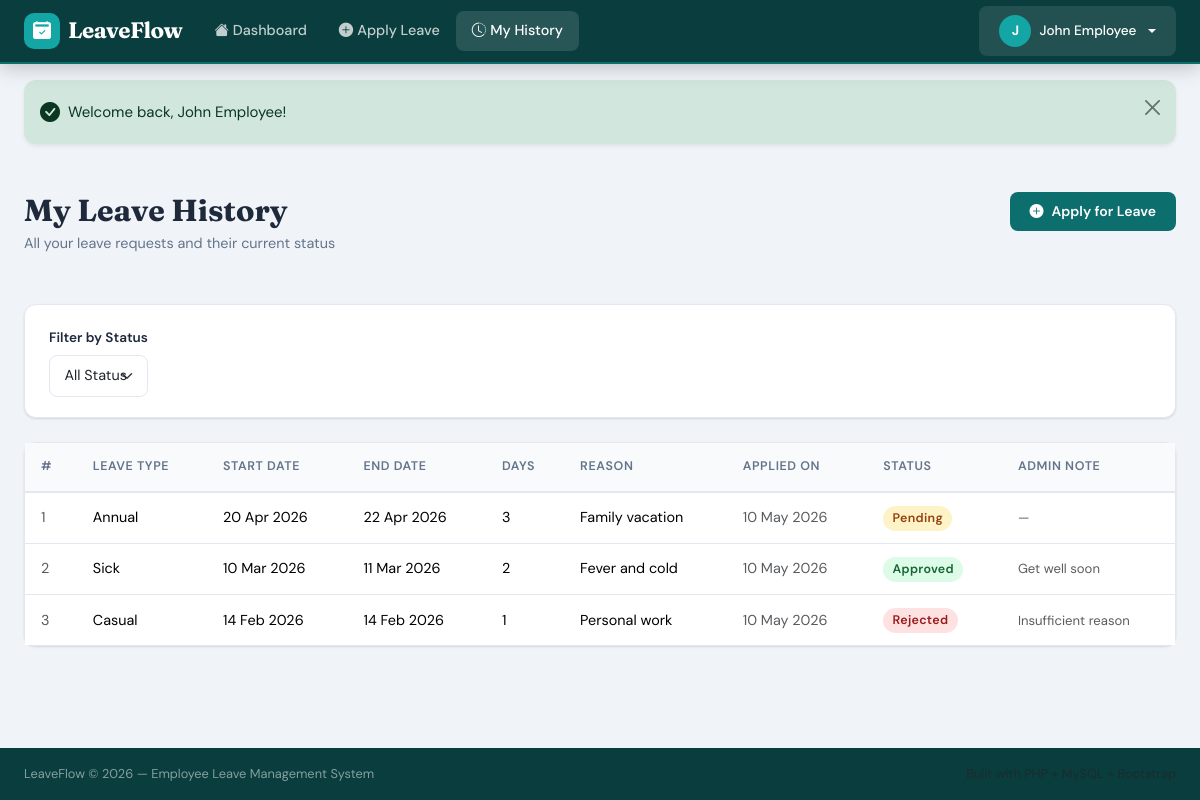
The app's page /employee/history.php (signed in) with its own data.
### tables this page shows
CREATE TABLE leaves (
    id            INT AUTO_INCREMENT PRIMARY KEY,
    user_id       INT NOT NULL,
    leave_type    ENUM('Annual','Sick','Casual','Maternity','Paternity','Unpaid') NOT NULL,
    start_date    DATE NOT NULL,
    end_date      DATE NOT NULL,
    reason        TEXT NOT NULL,
    status        ENUM('Pending','Approved','Rejected') NOT NULL DEFAULT 'Pending',
    admin_comment TEXT DEFAULT NULL,
    applied_at    TIMESTAMP DEFAULT CURRENT_TIMESTAMP,
    updated_at    TIMESTAMP DEFAULT CURRENT_TIMESTAMP ON UPDATE CURRENT_TIMESTAMP,
    FOREIGN KEY (user_id) REFERENCES users(id) ON DELETE CASCADE
);

### employee/history.php (the view, shortened to what this page needs)
<?php
$db   = getDB();
$user = currentUser();
$uid  = $user['id'];
$where  = ['user_id = ?'];
$params = [$uid];
$stmt = $db->prepare("
    SELECT * FROM leaves
    WHERE " . implode(' AND ', $where) . "
    ORDER BY applied_at DESC
");
$stmt->execute($params);
$leaves = $stmt->fetchAll();
include dirname(__DIR__) . '/components/head.php';
?>
<?php include dirname(__DIR__) . '/components/navbar.php'; ?>
<?php include dirname(__DIR__) . '/components/flash.php'; ?>
<div class="page-wrapper">
  <div class="container-fluid px-4">
    <div class="page-header d-flex justify-content-between align-items-start flex-wrap gap-3">
      <div>
        <h1 class="page-title">My Leave History</h1>
        <p class="page-subtitle">All your leave requests and their current status</p>
      </div>
      <a href="/leave_management/employee/apply.php" class="btn btn-primary">
        <i class="bi bi-plus-circle-fill me-2"></i>Apply for Leave
      </a>
    </div>
    <div class="filter-bar animate-in">
      <form method="GET" action="" class="d-flex align-items-end gap-3 flex-wrap">
        <div>
          <label class="form-label">Filter by Status</label>
          <select name="status" class="form-select form-select-sm" onchange="this.form.submit()">
            <option value="">All Status</option>
          </select>
        </div>
      </form>
    </div>
    <div class="card animate-in delay-1">
      <div class="card-body p-0">
        <?php if (empty($leaves)): ?>
          <div class="empty-state">
            <i class="bi bi-calendar-x"></i>
            <h5>No Leave Requests Found</h5>
            <p>You haven't submitted any leave requests yet.</p>
            <a href="/leave_management/employee/apply.php" class="btn btn-primary mt-2">
              <i class="bi bi-plus-circle me-1"></i>Apply Now
            </a>
          </div>
        <?php else: ?>
          <div class="table-responsive">
            <table class="table table-custom mb-0">
              <thead>
                <tr>
                  <th>#</th>
                  <th>Leave Type</th>
                  <th>Start Date</th>
                  <th>End Date</th>
                  <th>Days</th>
                  <th>Reason</th>
                  <th>Applied On</th>
                  <th>Status</th>
                  <th>Admin Note</th>
                </tr>
              </thead>
              <tbody>
                <?php foreach ($leaves as $i => $l): ?>
                  <?php
                    $days  = (new DateTime($l['start_date']))->diff(new DateTime($l['end_date']))->days + 1;
                    $badge = match($l['status']) {
                        'Approved' => 'status-approved',
                        'Rejected' => 'status-rejected',
                        default    => 'status-pending',
                    };
                  ?>
                  <tr>
                    <td class="text-muted"><?= $i + 1 ?></td>
                    <td><?= htmlspecialchars($l['leave_type']) ?></td>
                    <td><?= date('d M Y', strtotime($l['start_date'])) ?></td>
                    <td><?= date('d M Y', strtotime($l['end_date'])) ?></td>
                    <td><?= $days ?></td>
                    <td style="max-width:180px">
                      <span title="<?= htmlspecialchars($l['reason']) ?>">
                        <?= htmlspecialchars(mb_strimwidth($l['reason'], 0, 40, '...')) ?>
                      </span>
                    </td>
                    <td class="text-muted"><?= date('d M Y', strtotime($l['applied_at'])) ?></td>
                    <td><span class="badge-status <?= $badge ?>"><?= $l['status'] ?></span></td>
                    <td class="text-muted" style="font-size:.82rem">
                      <?= $l['admin_comment'] ? htmlspecialchars($l['admin_comment']) : '—' ?>
                    </td>
                  </tr>
                <?php endforeach; ?>
              </tbody>
            </table>
          </div>
        <?php endif; ?>
      </div>
    </div>
  </div>
</div>
<?php include dirname(__DIR__) . '/components/footer.php'; ?>

### assets/css/style.css (style rules this page uses)
:root { --primary: #0d6e6e; --primary-light: #14a5a5; --primary-dark: #084f4f; --accent: #f59e0b; --accent-light: #fcd34d; --danger: #dc2626; --success: #16a34a; --warning: #d97706; --bg-body: #f0f4f8; --bg-card: #ffffff; --bg-nav: #0a3d3d; --text-primary: #1e293b; --text-secondary: #64748b; --text-muted: #94a3b8; --border: #e2e8f0; --shadow-sm: 0 1px 3px rgba(0,0,0,.08), 0 1px 2px rgba(0,0,0,.06); --shadow-md: 0 4px 16px rgba(0,0,0,.10); --shadow-lg: 0 10px 40px rgba(0,0,0,.12); --radius-sm: 8px; --radius-md: 12px; --radius-lg: 20px; --font-body: 'DM Sans', sans-serif; --font-display: 'Fraunces', serif; --nav-height: 64px; }
*, *::before, *::after { box-sizing: border-box; }
html { scroll-behavior: smooth; }
body { font-family: var(--font-body); background-color: var(--bg-body); color: var(--text-primary); min-height: 100vh; display: flex; flex-direction: column; font-size: 15px; line-height: 1.6; }
.page-wrapper { flex: 1; padding: 2rem 0 3rem; }
.page-header { margin-bottom: 2rem; }
.page-title { font-family: var(--font-display); font-size: 1.9rem; font-weight: 700; color: var(--text-primary); margin-bottom: .25rem; }
.page-subtitle { color: var(--text-secondary); font-size: .9rem; }
.card { background: var(--bg-card); border: 1px solid var(--border); border-radius: var(--radius-md); box-shadow: var(--shadow-sm); transition: box-shadow .2s; }
.card-body { padding: 1.5rem; }
.badge-status { padding: .35em .75em; border-radius: 50px; font-size: .78rem; font-weight: 600; letter-spacing: .3px; }
.status-pending { background: #fef3c7; color: #92400e; }
.status-approved { background: #dcfce7; color: #166534; }
.status-rejected { background: #fee2e2; color: #991b1b; }
.table-custom { border-collapse: separate; border-spacing: 0; }
.table-custom thead th { background: #f8fafc; color: var(--text-secondary); font-size: .78rem; font-weight: 600; text-transform: uppercase; letter-spacing: .6px; border-bottom: 2px solid var(--border); padding: .85rem 1rem; white-space: nowrap; }
.table-custom tbody td { padding: .85rem 1rem; border-bottom: 1px solid var(--border); vertical-align: middle; font-size: .9rem; }
.table-custom tbody tr:last-child td { border-bottom: none; }
.form-label { font-weight: 600; font-size: .85rem; color: var(--text-primary); margin-bottom: .4rem; }
.form-control, .form-select { border: 1.5px solid var(--border); border-radius: var(--radius-sm); padding: .6rem .9rem; font-size: .9rem; transition: border-color .2s, box-shadow .2s; font-family: var(--font-body); }
.btn { font-family: var(--font-body); font-weight: 600; font-size: .875rem; border-radius: var(--radius-sm); padding: .55rem 1.25rem; transition: all .2s; border: none; }
.btn-primary { background: var(--primary); color: white; }
.filter-bar { background: white; border: 1px solid var(--border); border-radius: var(--radius-md); padding: 1.25rem 1.5rem; margin-bottom: 1.5rem; box-shadow: var(--shadow-sm); }
.animate-in { animation: fadeInUp .35s ease both; }
.delay-1 { animation-delay: .05s; }

### records on screen
leaves: leave_type "Annual", start_date "20 Apr 2026", end_date "22 Apr 2026", days "3", reason "Family vacation", applied_at "10 May 2026", status "Pending"
leaves: leave_type "Sick", start_date "10 Mar 2026", end_date "11 Mar 2026", days "2", reason "Fever and cold", applied_at "10 May 2026", status "Approved", admin_comment "Get well soon"
leaves: leave_type "Casual", start_date "14 Feb 2026", end_date "14 Feb 2026", days "1", reason "Personal work", applied_at "10 May 2026", status "Rejected", admin_comment "Insufficient reason"

### other values on screen
substr($user['name'], 0, 1) "J"
$user['name'] "John Employee"
$flash['message'] "Welcome back, John Employee!"
